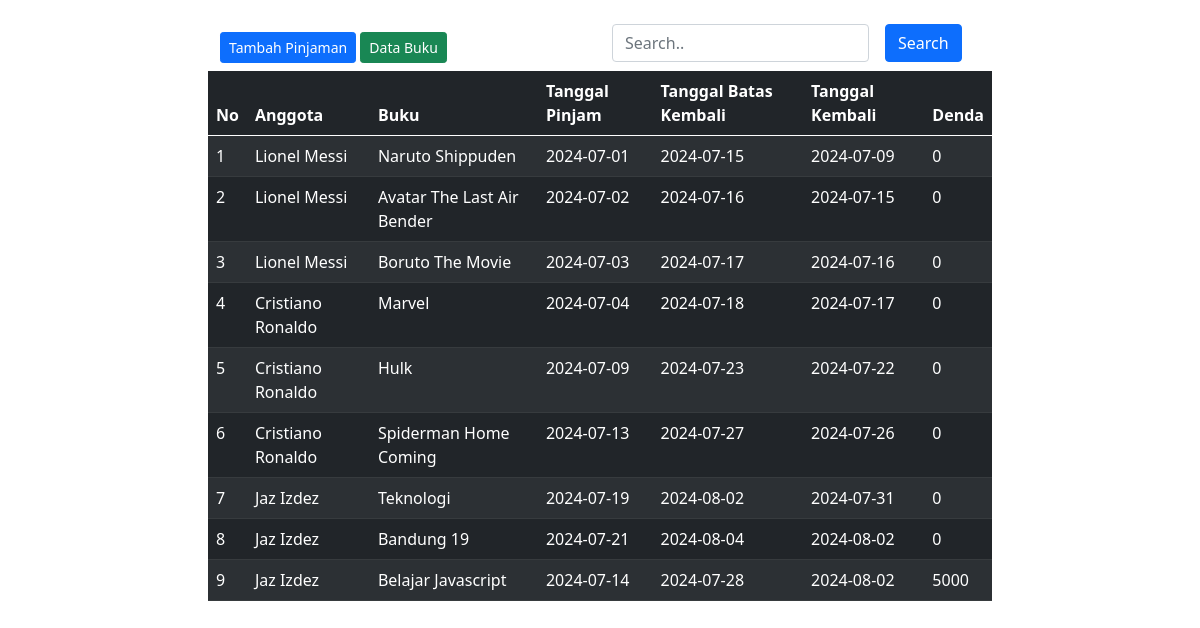
The page /loan_details.php on the database its author committed.
### tables this page shows
CREATE TABLE `peminjaman` (
  `id_peminjaman` int UNSIGNED NOT NULL,
  `id_anggota` int UNSIGNED NOT NULL,
  `id_buku` int UNSIGNED NOT NULL,
  `tgl_pinjam` date DEFAULT NULL,
  `tgl_batas_kembali` date DEFAULT NULL,
  `tgl_kembali` date DEFAULT NULL,
  `denda` int NOT NULL DEFAULT '0'
);

CREATE TABLE `user` (
  `id_user` int UNSIGNED NOT NULL,
  `nama` varchar(100) DEFAULT NULL,
  `alamat` text,
  `no_ktp` varchar(20) DEFAULT NULL,
  `email` varchar(100) DEFAULT NULL,
  `tanggal_terdaftar` date NOT NULL
);

CREATE TABLE `buku` (
  `id_buku` int UNSIGNED NOT NULL,
  `judul` varchar(255) DEFAULT NULL,
  `pengarang` varchar(100) DEFAULT NULL,
  `penerbit` varchar(100) DEFAULT NULL,
  `isbn` varchar(20) DEFAULT NULL,
  `tahun_terbit` year DEFAULT NULL,
  `jumlah_tersedia` int DEFAULT NULL,
  `id_kategori` int UNSIGNED DEFAULT NULL
);

### functions/method.php (called while the page is built, shortened)
<?php
function get_peminjaman($koneksi)
{
  $query = "SELECT user.*, buku.*, peminjaman.* FROM peminjaman INNER JOIN user ON user.id_user = peminjaman.id_anggota INNER JOIN buku ON buku.id_buku = peminjaman.id_buku";
  $data = mysqli_query($koneksi, $query);
  return mysqli_fetch_all($data, MYSQLI_ASSOC);
}
?>

### loan_details.php (the view, shortened to what this page needs)
<?php
include ('./config/koneksi.php');
include ('./functions/method.php');
if (isset($_POST['search'])) {
  $data_load = get_search($koneksi, $_POST['search']);
} else {
  $data_load = get_peminjaman($koneksi);
}
?>
<?php include ('./templates/header.php'); ?>
<div class="container-fluid">
  <div class="col-md-8 mx-auto mt-4">
    <div class="col-md row m-0">
      <div class="col-md-6">
        <a href="<?= BASE_URL . "add_load_details.php"; ?>" class="btn btn-sm btn-primary my-2">Tambah Pinjaman</a>
        <a href="<?= BASE_URL; ?>" class="btn btn-sm btn-success my-2">Data Buku</a>
      </div>
      <div class="col-md-6">
        <form class="row g-3" action="" method="post">
          <div class="col-auto">
            <input type="text" class="form-control" name="search" placeholder="Search..">
          </div>
          <div class="col-auto">
            <button type="submit" class="btn btn-primary">Search</button>
          </div>
        </form>
      </div>
    </div>
    <table class="table table-striped table-hover table-dark">
      <thead>
        <tr>
          <th>No</th>
          <th>Anggota</th>
          <th>Buku</th>
          <th>Tanggal Pinjam</th>
          <th>Tanggal Batas Kembali</th>
          <th>Tanggal Kembali</th>
          <th>Denda</th>
        </tr>
      </thead>
      <tbody>
        <?php
        $no = 1;
        ?>
        <?php foreach ($data_load as $data): ?>
          <tr>
            <td><?= $no++; ?></td>
            <td><?= $data['nama']; ?></td>
            <td><?= $data['judul']; ?></td>
            <td><?= $data['tgl_pinjam']; ?></td>
            <td><?= $data['tgl_batas_kembali']; ?></td>
            <td><?= $data['tgl_kembali']; ?></td>
            <td><?= $data['denda']; ?></td>
          </tr>
        <?php endforeach; ?>
      </tbody>
    </table>
  </div>
</div>
<?php include ('./templates/footer.php'); ?>

### rows shown on the page
peminjaman: user.nama "Lionel Messi", id_buku.judul "Naruto Shippuden", tgl_pinjam "2024-07-01", tgl_batas_kembali "2024-07-15", tgl_kembali "2024-07-09", denda "0"
peminjaman: user.nama "Lionel Messi", id_buku.judul "Avatar The Last Air Bender", tgl_pinjam "2024-07-02", tgl_batas_kembali "2024-07-16", tgl_kembali "2024-07-15", denda "0"
peminjaman: user.nama "Lionel Messi", id_buku.judul "Boruto The Movie", tgl_pinjam "2024-07-03", tgl_batas_kembali "2024-07-17", tgl_kembali "2024-07-16", denda "0"
peminjaman: user.nama "Cristiano Ronaldo", id_buku.judul "Marvel", tgl_pinjam "2024-07-04", tgl_batas_kembali "2024-07-18", tgl_kembali "2024-07-17", denda "0"
peminjaman: user.nama "Cristiano Ronaldo", id_buku.judul "Hulk", tgl_pinjam "2024-07-09", tgl_batas_kembali "2024-07-23", tgl_kembali "2024-07-22", denda "0"
peminjaman: user.nama "Cristiano Ronaldo", id_buku.judul "Spiderman Home Coming", tgl_pinjam "2024-07-13", tgl_batas_kembali "2024-07-27", tgl_kembali "2024-07-26", denda "0"
peminjaman: user.nama "Jaz Izdez", id_buku.judul "Teknologi", tgl_pinjam "2024-07-19", tgl_batas_kembali "2024-08-02", tgl_kembali "2024-07-31", denda "0"
peminjaman: user.nama "Jaz Izdez", id_buku.judul "Bandung 19", tgl_pinjam "2024-07-21", tgl_batas_kembali "2024-08-04", tgl_kembali "2024-08-02", denda "0"
peminjaman: user.nama "Jaz Izdez", id_buku.judul "Belajar Javascript", tgl_pinjam "2024-07-14", tgl_batas_kembali "2024-07-28", tgl_kembali "2024-08-02", denda "5000"
